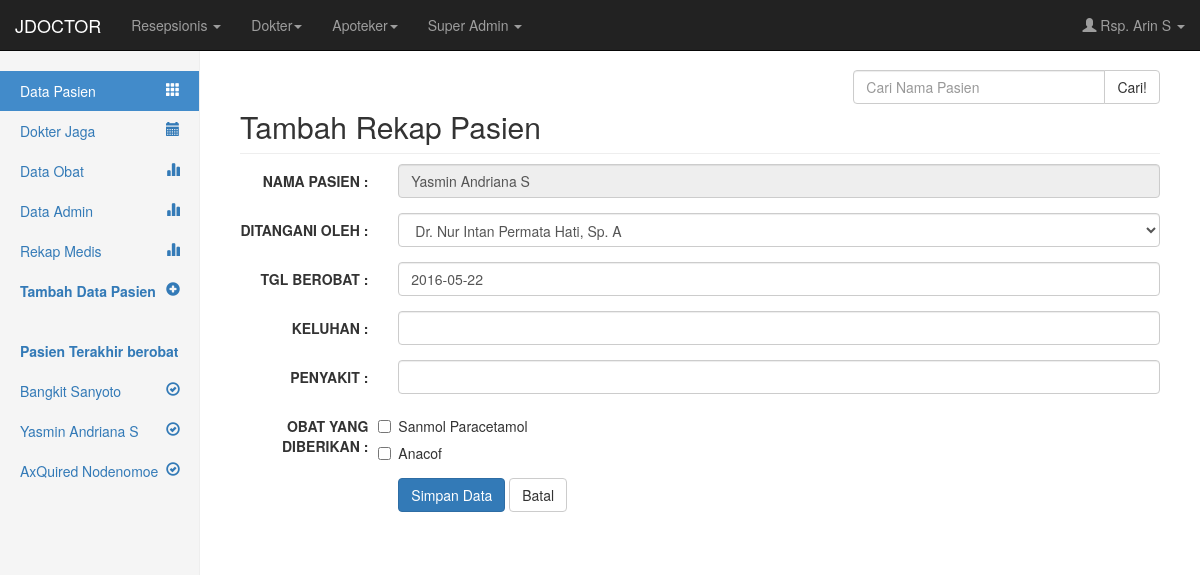
The app's page /medis/front.php?ur=tambah_rekap&id_pasien=501 (signed in) with its own data.
### tables this page shows
CREATE TABLE IF NOT EXISTS `pasien` (
  `id_pasien` int(5) NOT NULL,
  `nama_lengkap` varchar(100) NOT NULL,
  `tempat_lahir` varchar(100) NOT NULL,
  `tanggal_lahir` date NOT NULL,
  `jenis_kelamin` varchar(40) NOT NULL,
  `alamat` text NOT NULL,
  `telepon` varchar(15) NOT NULL,
  `pekerjaan` varchar(100) NOT NULL,
  `nama_kk` varchar(50) NOT NULL,
  `tanggal_daftar` date NOT NULL
);

CREATE TABLE IF NOT EXISTS `obat` (
  `id_obat` int(5) NOT NULL,
  `nama_obat` varchar(100) NOT NULL,
  `golongan_obat` varchar(50) NOT NULL,
  `jenis_obat` varchar(50) NOT NULL,
  `tanggal_datang` date NOT NULL,
  `stok_datang` int(10) NOT NULL
);

### medis/conn/db.php (called while the page is built, shortened)
<?php
class db
{
	function __construct()
	{
		$this->conn=mysql_connect(hostname,username,password) or die("gagal koneksi");
	}
	function BuatQuery($query)
	{
		$this->result=mysql_query($query,$this->conn);
		return $this->result;
	}
	function BuatArray()
	{
		$this->row=mysql_fetch_array($this->result);
		return $this->row;
	}
}
?>

### medis/data/tambah_rekap.php (the view, shortened to what this page needs)
<?php
  $id_pasien = $_GET[id_pasien];
  $pasien = new db;
  $dokter = new db;
  $obat = new db;
  $pasien->BuatQuery("SELECT * FROM pasien WHERE id_pasien='$id_pasien'");
  $tampil_pasien=$pasien->BuatArray();
  $dokter->BuatQuery("SELECT * FROM dokter");
  $obat->BuatQuery("SELECT * FROM obat");
?>
<h2 class="sub-header">Tambah Rekap Pasien</h2>
<form class="form-horizontal" role="form" method="post" action="?ur=tambah_rekap__">
  <?php
  $dispLabel = array("Nama Pasien",
                    "Ditangani oleh",
                    "Tgl Berobat",
                    "Keluhan",
                    "Penyakit",
                    "Obat yang diberikan");
	$nameLabel = array("id_pasien",
                "id_dokter",
                "tanggal_berobat",
                "keluhan",
                "penyakit",
                "id_obat");
	$jLabel = count($nameLabel);
	for($nLabel=0; $nLabel<$jLabel; $nLabel++){
    if($nLabel == 2){
  ?>
    <div class="form-group">
      <label class="col-sm-2 control-label"><?php echo $dispLabel[$nLabel]; ?> :</label>
      <div class="col-sm-10">
        <input required type="text" class="form-control" name="<?php echo $nameLabel[$nLabel]; ?>" value="<?php echo date('Y-m-d'); ?>">
      </div>
    </div>
  <?php
  }
  elseif($nLabel == 0) {
  ?>
    <div class="form-group">
      <label class="col-sm-2 control-label"><?php echo $dispLabel[$nLabel]; ?> :</label>
      <div class="col-sm-10">
        <input readonly type="text" class="form-control" value="<?php echo $tampil_pasien[nama_lengkap]; ?>">
      </div>
    </div>
  <?php
  }
  elseif($nLabel == 1) {
  ?>
    <div class="form-group">
      <label class="col-sm-2 control-label"><?php echo $dispLabel[$nLabel]; ?> :</label>
      <div class="col-sm-10">
        <select class="form-control" name="<?php echo $nameLabel[$nLabel]; ?>">
          <?php
            while($tampil_dokter=$dokter->BuatArray()){
          ?>
            <option value="<?php echo $tampil_dokter[id_dokter]; ?>"><?php echo $tampil_dokter[nama_dokter]; ?></option>
          <?php }; ?>
        </select>
      </div>
    </div>
 <?php
  }
  elseif($nLabel == 5) {
  ?>
    <div class="form-group">
      <label class="col-sm-2 control-label"><?php echo $dispLabel[$nLabel]; ?> :</label>
      <div class="col-sm-10">
          <?php
            while($tampil_obat=$obat->BuatArray()){
          ?>
            <div class="checkbox">
              <input type="checkbox" name="obat" onclick="displayResult(this.form)" value="<?php echo $tampil_obat[id_obat]; ?>"><?php echo $tampil_obat[nama_obat]; ?>
            </div>
          <?php }; ?>
      </div>
    </div>
  <?php
  }
  else {
  ?>
    <div class="form-group">
      <label class="col-sm-2 control-label"><?php echo $dispLabel[$nLabel]; ?> :</label>
      <div class="col-sm-10">
        <input required type="text" class="form-control" name="<?php echo $nameLabel[$nLabel]; ?>">
      </div>
    </div>
  <?php
    }
  }
  ?>
  <div class="form-group">
    <div class="col-sm-offset-2 col-sm-10">
      <button type="submit" class="btn btn-primary">Simpan Data</button>
	     <a href="#" onclick="history.back()" class="btn btn-default">Batal</a>
    </div>
  </div>
</form>

### medis/front.php (shortened to what this page needs)
<?php
	include("conn/db.php");
  if(empty($_SESSION[user]) || empty($_SESSION[passw])){
    header("location: ../login.php");
	} else {
?>
<!DOCTYPE html>
<html lang="en">
<head>
    <link href="../../bs3_dist/css/bootstrap.min.css" rel="stylesheet">
    <link href="dashboard.css" rel="stylesheet">
  </head>
  <body>
	<?php
    include("navbar.php");
	?>
    <div class="container-fluid">
      <div class="row">
        <div class="col-sm-3 col-md-2 sidebar">
          <ul class="nav nav-sidebar">
            <li id="side-overview" class="active"><a href="?ur=tampil_pasien"><i class="pull-right glyphicon glyphicon-th"></i> Data Pasien</a></li>
			<li id="side-dokter"><a href="?ur=tampil_dokter"><i class="pull-right glyphicon glyphicon-calendar"></i>Dokter Jaga</a></li>
			<li id="side-pasien"><a href="?ur=tampil_obat"><i class="pull-right glyphicon glyphicon-stats"></i> Data Obat</a></li>
      <li id="side-admin"><a href="?ur=tampil_admin"><i class="pull-right glyphicon glyphicon-stats"></i> Data Admin</a></li>
      <li id="side-admin"><a href="?ur=tampil_rekap"><i class="pull-right glyphicon glyphicon-stats"></i> Rekap Medis</a></li>
            <li id="side-tambah"><a href="?ur=tambah_pasien"><i class="pull-right glyphicon glyphicon-plus-sign"></i> <strong>Tambah Data Pasien</strong></a></li>
          </ul>
          <ul class="nav nav-sidebar">
            <li><a href="#"><strong>Pasien Terakhir berobat</strong></a></li>
            <?php
              $riwayat = new db;
              $riwayat->BuatQuery("SELECT DISTINCT id_pasien FROM riwayat ORDER BY tanggal_berobat DESC LIMIT 4");
              WHILE($tampil_riwayat=$riwayat->BuatArray()){
                $pasien = new db;
                $pasien->BuatQuery("SELECT * FROM pasien WHERE id_pasien='$tampil_riwayat[id_pasien]'");
                $tampil_pasien = $pasien->BuatArray();
              ?>
                <li><a href="?ur=tampil_pasien_lengkap&id_pasien=<?php echo $tampil_riwayat[id_pasien]; ?>"><span class="pull-right glyphicon glyphicon-ok-circle"></span> <?php echo $tampil_pasien[nama_lengkap]; ?></a></li>
              <?php
                };
              ?>
          </ul>
        </div>
        <div class="col-sm-9 col-sm-offset-3 col-md-10 col-md-offset-2 main">
          <form class="form" method="post" action="?ur=search_result_pasien">
              <div class="input-group col-md-4 pull-right">
                  <input name="cari_pasien" type="text" class="form-control" placeholder="Cari Nama Pasien">
                  <span class="input-group-btn">
                    <button class="btn btn-default" type="submit">Cari!</button>
                  </span>
              </div>
          </form>
          <br>
			<?php
        include ("perijinan.php");
			?>
		</div>
      </div>
    </div>
  </body>
</html>
<?php   };  ?>

### medis/dashboard.css (style rules this page uses)
body { padding:0; padding-top: 50px; background-color:#FFF; margin: 0; }
.sub-header { padding-bottom: 10px; border-bottom: 1px solid #eee; }
.sidebar { display: none; }
form label { text-transform: uppercase; }
@media (min-width: 768px) { .sidebar { position: fixed; top: 51px; bottom: 0; left: 0; z-index: 1000; display: block; padding: 20px; overflow-x: hidden; overflow-y: auto; background-color: #f5f5f5; border-right: 1px solid #eee; } }
.nav-sidebar { margin-right: -21px; margin-bottom: 20px; margin-left: -20px; }
.nav-sidebar > li > a { padding-right: 20px; padding-left: 20px; }
.nav-sidebar > .active > a { color: #fff; background-color: #428bca; }
.main { padding: 20px; }
@media (min-width: 768px) { .main { padding-right: 40px; padding-left: 40px; } }

### records on screen
pasien: nama_lengkap "Bangkit Sanyoto"
pasien: nama_lengkap "Yasmin Andriana S"
pasien: nama_lengkap "AxQuired Nodenomoe"
obat: nama_obat "Sanmol Paracetamol"
obat: nama_obat "Anacof"

### other values on screen
$_SESSION[nama] "Rsp. Arin S"
$dispLabel[$nLabel] "NAMA PASIEN"
$dispLabel[$nLabel] "DITANGANI OLEH"
$dispLabel[$nLabel] "TGL BEROBAT"
$dispLabel[$nLabel] "KELUHAN"
$dispLabel[$nLabel] "PENYAKIT"
$dispLabel[$nLabel] "OBAT YANG DIBERIKAN"
form field id_dokter "Dr. Nur Intan Permata Hati, Sp. A"
